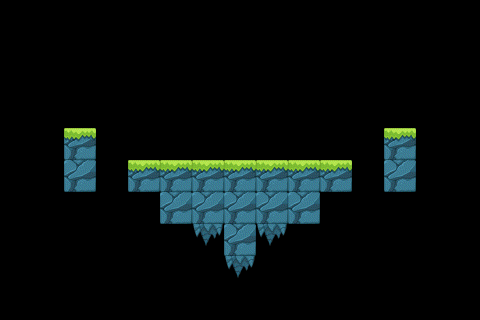

A level layout from a 2D game, rendered from its tile map. Below: a short description, then the map file with tile-grid data replaced by summaries:
An orthogonal 15x10 tile map with 32x32 px tiles, 1 tile layer (ground) and 3 objects.

<map version="1.0" orientation="orthogonal" width="15" height="10" tilewidth="32" tileheight="32">
 <tileset firstgid="1" name="tiles" tilewidth="32" tileheight="32" spacing="2" margin="2">
  <image source="tiles.png" width="256" height="256" />
  <tile id="4">
   <properties>
    <property name="Type" value="rock" />
   </properties>
  </tile>
  <tile id="5">
   <properties>
    <property name="Type" value="cloud" />
   </properties>
  </tile>
 </tileset>
 <layer name="ground" width="15" height="10">
  <data>[150 cells, 20 non-empty, 3 distinct tile ids]</data>
 </layer>
 <objectgroup name="collision" width="15" height="10">
  <object x="64" y="128" width="32" height="64" />
  <object x="384" y="128" width="32" height="64" />
  <object x="128" y="160" width="224" height="32" />
 </objectgroup>
</map>
